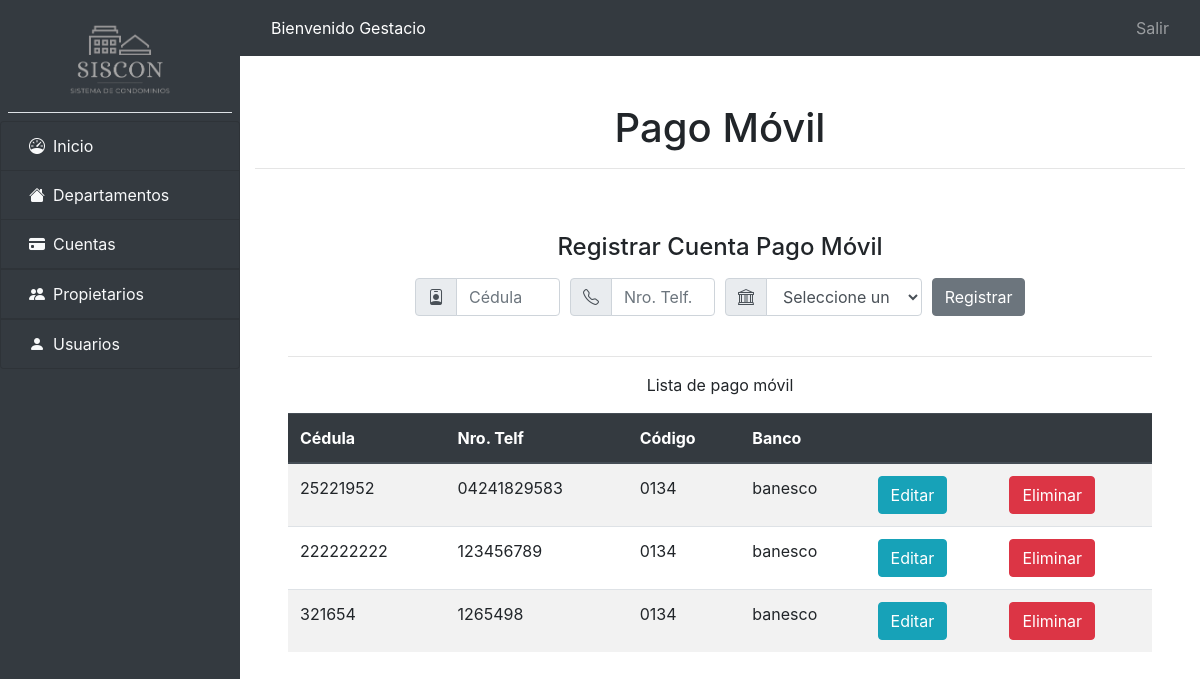
The app's page /cuentas/pago_movil.php (signed in), older data.
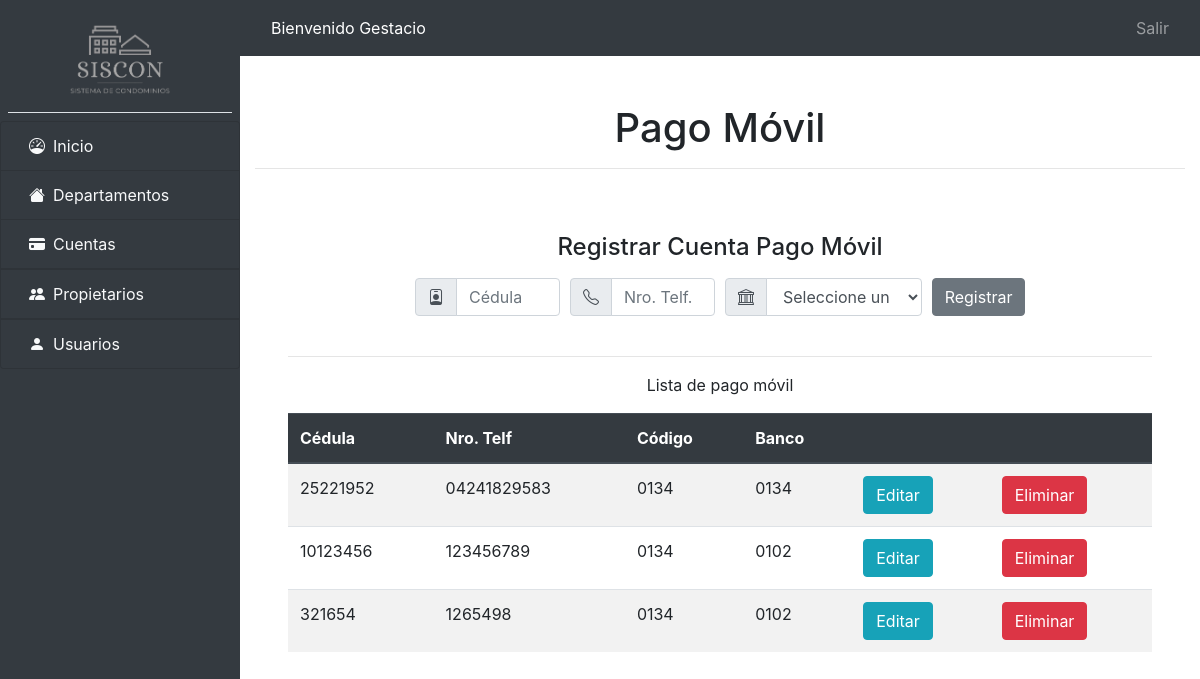
The same page, newer data.
### tables this page shows
CREATE TABLE `pago_movil` (
  `id` int(11) NOT NULL,
  `cedula` varchar(20) NOT NULL,
  `telefono` varchar(11) NOT NULL,
  `banco` varchar(60) NOT NULL
);

### Conexion.php (called while the page is built, shortened)
<?php
class Conexion
{
    public function conectar()
    {
        $servidor = 'localhost';
        $nombre_bd = 'siscon';
        $usuario = 'root';
        $password = '';
        $opciones = array(PDO::MYSQL_ATTR_INIT_COMMAND => 'SET NAMES utf8');
        try {
            $this->conexion = new PDO("mysql:host=" . $servidor . "; dbname=" . $nombre_bd, $usuario, $password, $opciones);
            return $this->conexion;
        } catch (Exception $e) {
            die("El error de Conexión es: " . $e->getMessage());
        }
    }
    public function selectAll($consulta)
    {
        $this->conexion = $this->conectar();
        $resultado = $this->conexion->prepare($consulta);
        $resultado->execute();
        return $resultado->fetchAll(PDO::FETCH_ASSOC);
    }
}
$conexion = new Conexion();

### cuentas/select_pago_movil.php (called while the page is built)
<?php
$consulta = "SELECT * FROM pago_movil";
$pagos_movil = $conexion->selectAll($consulta);

### cuentas/pago_movil.php (the view, shortened to what this page needs)
<?php include_once('../header.php') ?>
<?php include_once('select_pago_movil.php') ?>
<div class="container">
    <div class="">
        <h4 class="pb-2 text-center">Registrar Cuenta Pago Móvil</h4>
        <div class="row aling-items-center">
            <div class="col-2"></div>
            <div class="col-8">
                <form action="insert_pago_movil.php" method="POST">
                    <div class="form-row align-items-center">
                        <div class="col-3">
                            <div class="input-group mb-2">
                                <div class="input-group-prepend">
                                    <div class="input-group-text"><i class="bi bi-person-badge"></i></div>
                                </div>
                                <input type="text" class="form-control" placeholder="Cédula" name="cedula" required>
                            </div>
                        </div>
                        <div class="col-3">
                            <div class="input-group mb-2">
                                <div class="input-group-prepend">
                                    <div class="input-group-text"><i class="bi bi-telephone"></i></div>
                                </div>
                                <input type="text" class="form-control" placeholder="Nro. Telf." name="telefono" required>
                            </div>
                        </div>
                        <div class="col-4">
                            <div class="input-group mb-2">
                                <div class="input-group-prepend">
                                    <div class="input-group-text"><i class="bi bi-bank"></i></div>
                                </div>
                                <select name="banco" id="" class="form-control" required>
                                    <option value="">Seleccione un banco</option>
                                </select>
                            </div>
                        </div>
                        <div class="col-2">
                            <button type="submit" class="btn btn-secondary mb-2">Registrar</button>
                        </div>
                    </div>
                </form>
            </div>
            <div class="col-2"></div>
            <div class="container px-5 my-3">
                <hr>
                <p class="text-center">Lista de pago móvil</p>
                <table class="table table-striped">
                    <thead class="thead-dark">
                        <tr>
                            <th scope="col">Cédula</th>
                            <th scope="col">Nro. Telf</th>
                            <th scope="col">Código</th>
                            <th scope="col">Banco</th>
                            <th scope="col"></th>
                            <th scope="col"></th>
                        </tr>
                    </thead>
                    <tbody>
                        <?php foreach ($pagos_movil as $pago) : ?>
                            <tr>
                                <td><?php echo $pago['cedula'] ?></td>
                                <td><?php echo $pago['telefono'] ?></td>
                                <td><?php echo '0134' ?></td>
                                <td><?php echo $pago['banco'] ?></td>
                                <td>
                                    <form action="editar_pago_movil.php">
                                        <input type="submit" class="btn btn-info" value="Editar"></input>
                                    </form>
                                </td>
                                <td>
                                    <form action="delete_pago_movil.php" method="POST">
                                        <input type="submit" class="btn btn-danger" value="Eliminar"></input>
                                    </form>
                                </td>
                            </tr>
                        <?php endforeach ?>
                    </tbody>
                </table>
            </div>
        </div>
    </div>
</div>
<?php include_once('../footer.php'); ?>

Row changes from the older to the newer data that the page shows:
changed pago_movil (number 1 of 3 on the later page): banco "banesco" → "0134"
changed pago_movil (number 2 of 3 on the later page): cedula "222222222" → "10123456"; banco "banesco" → "0102"
changed pago_movil (number 3 of 3 on the later page): banco "banesco" → "0102"
